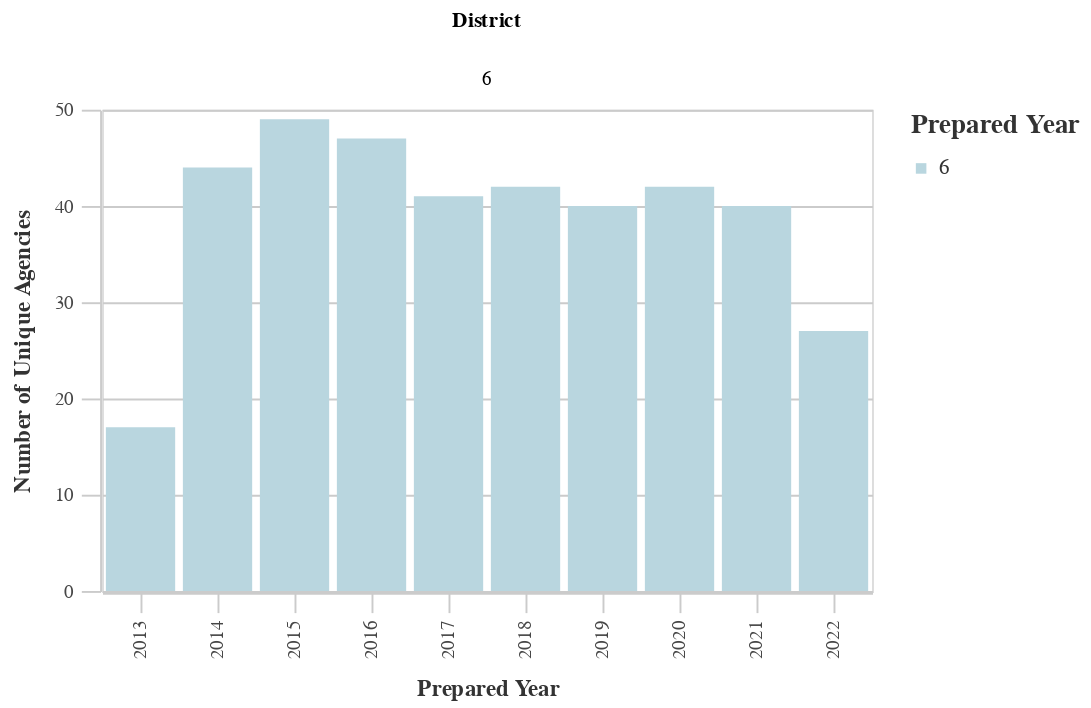

Notebook cell for this chart:
### Markdown cell above
### Number of Unique Agencies by District

### Code cell
# Unique Agencies by Dist
dist_years_agency = ((
        df
        >> group_by(_.prepared_y, _.dist)
        >> summarize(n=_.primary_agency_name.nunique())
        >> arrange(-_.prepared_y)
    )
        .rename(columns={'dist':'District', 'n':'Count'})
    )
chart10 = (alt.Chart(dist_years_agency).mark_bar().encode(
        column='District:N',
        x=alt.X('prepared_y:O', title='Prepared Year'),
        y=alt.Y('Count:Q', title='Number of Unique Agencies'),
        color = alt.Color("District:N", 
                              scale=alt.Scale(
                                  range=altair_utils.CALITP_SEQUENTIAL_COLORS),  
                               legend=alt.Legend(title="Prepared Year")
                              )))
                              
chart10 = styleguide.preset_chart_config(chart10)
chart10 = _dla_utils.add_tooltip(chart10, 'prepared_y', 'Count')

display(chart10)

### Figure 1 — Vega-Lite specification as saved in the notebook (floating-point values rounded to 4 significant figures)
{"config": {"view": {"continuousWidth": 400, "continuousHeight": 300}, "axis": {"domainColor": "#cbcbcb", "grid": true, "gridColor": "#cbcbcb", "gridWidth": 1, "labelColor": "#474747", "labelFont": "Nunito Sans", "labelFontSize": 10, "labelPadding": 4, "tickColor": "#cbcbcb", "tickSize": 10, "titleColor": "#333", "titleFont": "Raleway", "titleFontSize": 12, "titlePadding": 10}, "axisBand": {"grid": false}, "background": "white", "font": "Raleway", "header": {"labelFont": "Nunito Sans", "titleFont": "Raleway"}, "legend": {"labelColor": "#333", "labelFont": "Nunito Sans", "labelFontSize": 11, "labelLimit": 0, "padding": 1, "symbolSize": 30, "symbolType": "square", "titleColor": "#333", "titleFont": "Raleway", "titleFontSize": 14, "titlePadding": 10}, "title": {"anchor": "middle", "font": "Raleway", "fontSize": 18, "fontWeight": 300, "offset": 20}}, "data": {"name": "data-6c4e1d71443f79575a066d90d88731aa"}, "mark": "bar", "encoding": {"color": {"field": "District", "legend": {"title": "Prepared Year"}, "scale": {"range": ["#B9D6DF", "#8CBCCB", "#2EA8CE", "#136C97", "#0B405B"]}, "type": "nominal"}, "column": {"field": "District", "type": "nominal"}, "tooltip": [{"field": "prepared_y", "type": "quantitative"}, {"field": "Count", "type": "quantitative"}], "x": {"field": "prepared_y", "title": "Prepared Year", "type": "ordinal"}, "y": {"field": "Count", "title": "Number of Unique Agencies", "type": "quantitative"}}, "height": 250, "width": 400, "$schema": "https://vega.github.io/schema/vega-lite/v4.17.0.json", "datasets": {"data-6c4e1d71443f79575a066d90d88731aa": [{"prepared_y": 2022.0, "District": 6, "Count": 27}, {"prepared_y": 2021.0, "District": 6, "Count": 40}, {"prepared_y": 2020.0, "District": 6, "Count": 42}, {"prepared_y": 2019.0, "District": 6, "Count": 40}, {"prepared_y": 2018.0, "District": 6, "Count": 42}, {"prepared_y": 2017.0, "District": 6, "Count": 41}, {"prepared_y": 2016.0, "District": 6, "Count": 47}, {"prepared_y": 2015.0, "District": 6, "Count": 49}, {"prepared_y": 2014.0, "District": 6, "Count": 44}, {"prepared_y": 2013.0, "District": 6, "Count": 17}]}}
